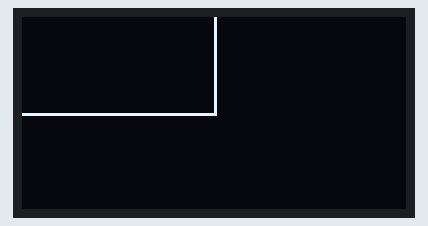
This program was run on a simulated Arduino Uno, built with avr-gcc and run on an emulated ATmega328P. Parts: 128×64 one-colour display. What the program prints to the serial monitor is not drawn.

Above: at 5.2 s.

The program:

main.cpp
```cpp
// +++ INIT LIGHT STRIP +++

#include <Arduino.h>
#include <FastLED.h>

#define NUM_LEDS 60

CRGB leds[NUM_LEDS];

const int pin = 5;

// --- INIT LIGHT STRIP ---

// +++ INIT OLED +++

#include <SPI.h>
#include <Adafruit_GFX.h>
#include <Adafruit_SSD1325.h>

// If using software SPI, define CLK and MOSI
#define OLED_CLK 13
#define OLED_MOSI 11

// These are neede for both hardware & softare SPI
#define OLED_CS 10
#define OLED_RESET 9
#define OLED_DC 8

// this is software SPI, slower but any pins
Adafruit_SSD1325 display(OLED_MOSI, OLED_CLK, OLED_DC, OLED_RESET, OLED_CS);

// this is for hardware SPI, fast! but fixed oubs
//Adafruit_SSD1325 display(OLED_DC, OLED_RESET, OLED_CS);

/* settings for our little animation later */
#define NUMFLAKES 10
#define XPOS 0
#define YPOS 1
#define DELTAY 2

#define LOGO16_GLCD_HEIGHT 16
#define LOGO16_GLCD_WIDTH  16

// --- INIT OLED ---

void testdrawrect(void) {
  for (int16_t i=0; i<display.height()/2; i+=2) {
    display.drawRect(i, i, display.width()-2*i, display.height()-2*i, WHITE);
    display.display();
  }
}

void setup() {

  // +++ OLED SETUP +++

  Serial.begin(9600);
  Serial.println("SSD1325 OLED test");

  // by default, we'll generate the high voltage from the 3.3v line internally! (neat!)
  display.begin();

  display.clearDisplay();
  // draw rectangles
  //testdrawrect();
  //display.display();
  //delay(1000);
  display.clearDisplay();

  // --- OLED SETUP ---

  // +++ LIGHT STRIP SETUP +++

  FastLED.addLeds<WS2812,pin,GRB>(leds,NUM_LEDS);

  // --- LIGHT STRIP SETUP ---

}

void loop() {
  // put your main code here, to run repeatedly:
  for(int i = 0; i<255; i++){

    display.drawRect(64, 32, (display.width()-2*i)/4, (display.height()-2*i)/4, WHITE);
    //testdrawrect();
    display.display();
    //delay(1000);

    // //FastLED.showColor(CHSV(i%255, 255, 255));
    // leds[(i+100)%63] = CRGB::Red; //FastLED.show(); delay(30);
    // leds[(i+100)%62] = CRGB::Red; //FastLED.show(); delay(30);
    // leds[(i+100)%61] = CRGB::Red; FastLED.show(); delay(30);
    // leds[(i+100)%63] = CRGB::Black; //FastLED.show(); delay(30);
    // leds[(i+100)%62] = CRGB::Black; //FastLED.show(); delay(30);
    // leds[(i+100)%61] = CRGB::Black; FastLED.show(); delay(30);

    leds[(30)] = CRGB::Red; //FastLED.show(); delay(30);

    display.clearDisplay();

  }
}
```

Measured:
- by itself, everything shown: repeats every 6.7 s, in 85 steps
- what the display in image 0 shows lasts 1.6 s, from 5.2 s to 6.8 s
